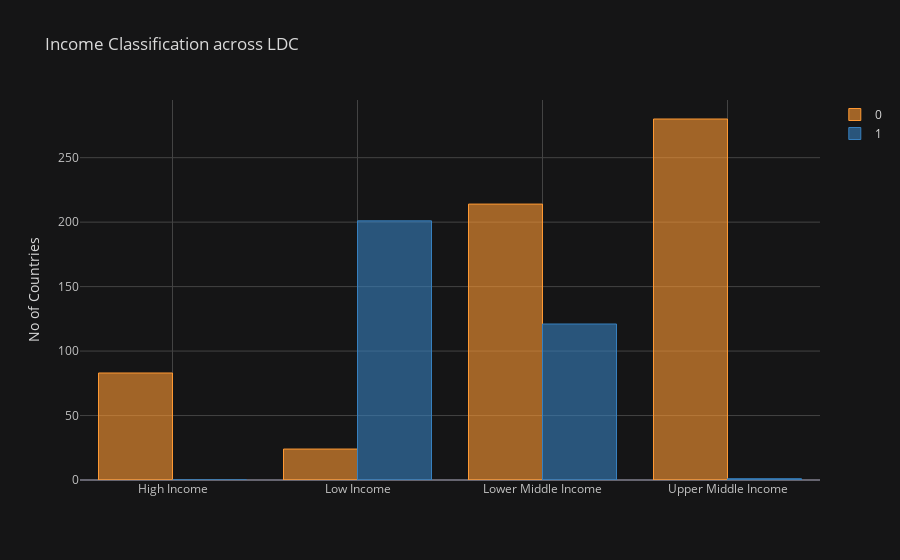

Here is the notebook cell this chart was saved with:
### Code cell
fig24=df_IL.iplot(kind='bar',title='Income Classification across LDC',yTitle='No of Countries',asFigure=True)
fig24.show()

### Figure 1 — Plotly figure (JSON) as saved in the notebook; plotly's stock layout.template omitted (floating-point values rounded to 4 significant figures)
{"data": [{"marker": {"color": "rgba(255, 153, 51, 0.6)", "line": {"color": "rgba(255, 153, 51, 1.0)", "width": 1}}, "name": "0", "orientation": "v", "text": "", "type": "bar", "x": ["High Income", "Low Income", "Lower Middle Income", "Upper Middle Income"], "y": [83, 24, 214, 280]}, {"marker": {"color": "rgba(55, 128, 191, 0.6)", "line": {"color": "rgba(55, 128, 191, 1.0)", "width": 1}}, "name": "1", "orientation": "v", "text": "", "type": "bar", "x": ["High Income", "Low Income", "Lower Middle Income", "Upper Middle Income"], "y": [0, 201, 121, 1]}], "layout": {"legend": {"bgcolor": "#151516", "font": {"color": "#D9D9D9"}}, "paper_bgcolor": "#151516", "plot_bgcolor": "#151516", "title": {"font": {"color": "#D9D9D9"}, "text": "Income Classification across LDC"}, "xaxis": {"gridcolor": "#434343", "showgrid": true, "tickfont": {"color": "#C2C2C2"}, "title": {"font": {"color": "#D9D9D9"}, "text": ""}, "zerolinecolor": "#666570"}, "yaxis": {"gridcolor": "#434343", "showgrid": true, "tickfont": {"color": "#C2C2C2"}, "title": {"font": {"color": "#D9D9D9"}, "text": "No of Countries"}, "zerolinecolor": "#666570"}}}
